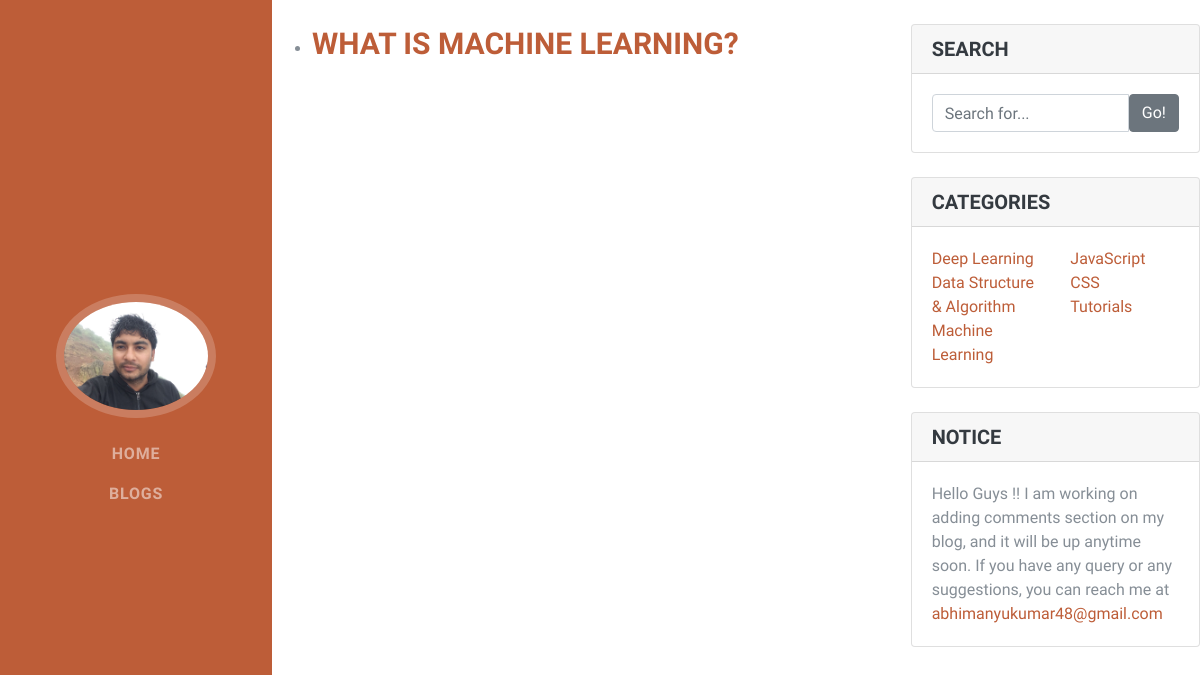
/blog, run on an earlier commit of the app's database.
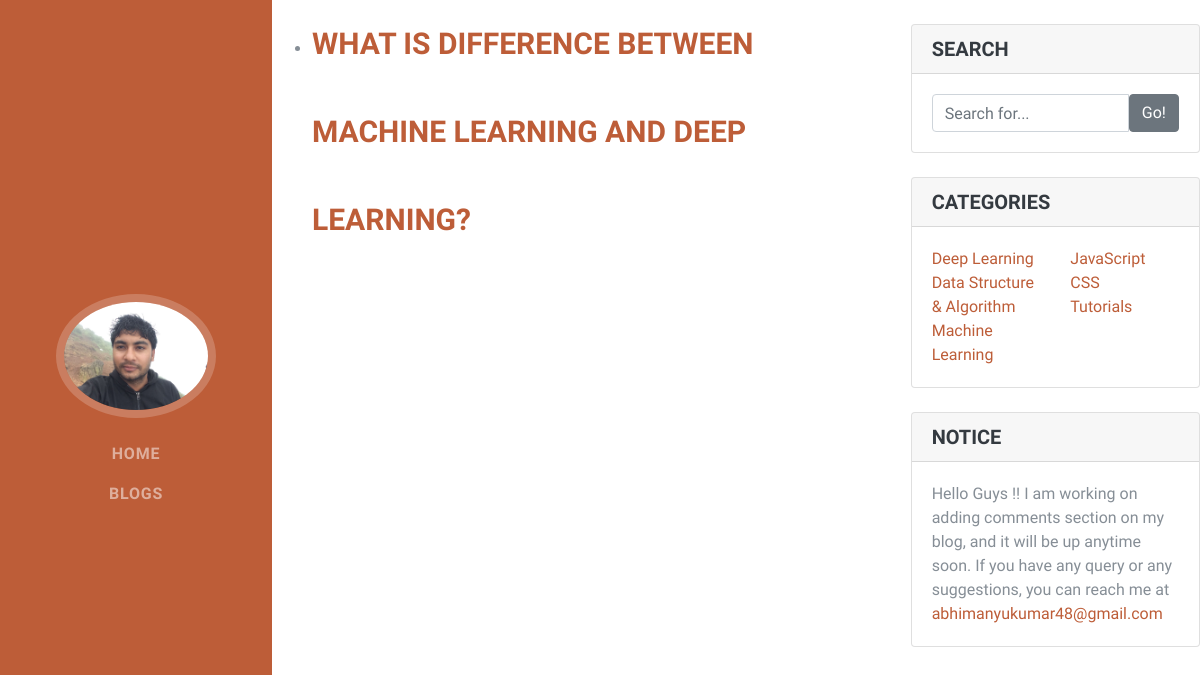
And on a later commit of the database.
### blog/models.py (models this page shows, shortened)
class Post(models.Model):
    author = models.ForeignKey('auth.User', on_delete=models.CASCADE)
    title = models.CharField(max_length=500)
    text = models.TextField()
    created_date = models.DateTimeField(default=timezone.now)
    published_date = models.DateTimeField(blank=True, null=True)

### blog/views.py (the view)
# urls.py: path('', views.all_blogs, name = 'all_blogs'),
def all_blogs(request):
	posts = Post.objects.filter(published_date__lte=timezone.now()).order_by('published_date')
	return render(request, 'blog/index.html', {'posts':posts})

### blog/templates/blog/index.html
{% extends 'blog/base.html' %}
{% block content %}
<ul>
    {% for post in posts %}
    <li>
        <div class="my-auto">
            <h1 class="mb-0" style="font-size:30px;"><a href="{% url 'blog_detail' pk=post.pk %}">{{ post.title }}</a>
            </h1>
        </div>
    </li>
    {% endfor %}
</ul>
{% endblock %}

### blog/templates/blog/base.html (shortened to what this page needs)
{% load static %}
<html lang="en">
    <head>
        <link rel="stylesheet" href="https://maxcdn.bootstrapcdn.com/bootstrap/4.1.3/css/bootstrap.min.css">
        <link href="{% static 'resume/css/all.min.css' %}" rel="stylesheet">
        <link href="{% static 'blog/css/blog-post.css' %}" rel="stylesheet">
        <link href="{% static 'resume/css/resume.min.css' %}" rel="stylesheet">
    </head>
    <body id="page-top">
        <nav class="navbar navbar-expand-lg navbar-dark bg-primary fixed-top" id="sideNav">
            <a class="navbar-brand js-scroll-trigger" href="#page-top">
                <span class="d-none d-lg-block">
                    <img class="img-fluid img-profile rounded-circle mx-auto mb-2" src="{% static 'resume/img/abhi_profile.jpg' %}" alt="">
                </span>
            </a>
            <div class="collapse navbar-collapse" id="navbarSupportedContent">
                <ul class="navbar-nav">
                    <li class="nav-item">
                        <a class="nav-link js-scroll-trigger" href="/">Home</a>
                    </li>
                    <li class="nav-item">
                        <a class="nav-link js-scroll-trigger" href="{% url 'all_blogs' %}">Blogs</a>
                    </li>
                </ul>
            </div>
        </nav>
        <div class="container-fluid p-0">
            <div class="row">
                <div class="col-lg-8">
                    {% block content %}
                    {% endblock %}
                </div>
                <div class="col-md-4">
                    <div class="card my-4">
                        <h5 class="card-header">Search</h5>
                        <div class="card-body">
                            <div class="input-group">
                                <input type="text" class="form-control" placeholder="Search for...">
                                <span class="input-group-btn">
                                    <button class="btn btn-secondary" type="button">Go!</button>
                                </span>
                            </div>
                        </div>
                    </div>
                    <div class="card my-4">
                        <h5 class="card-header">Categories</h5>
                        <div class="card-body">
                            <div class="row">
                                <div class="col-lg-6">
                                    <ul class="list-unstyled mb-0">
                                        <li>
                                            <a href="#">Deep Learning</a>
                                        </li>
                                        <li>
                                            <a href="#">Data Structure &amp; Algorithm</a>
                                        </li>
                                        <li>
                                            <a href="#">Machine Learning</a>
                                        </li>
                                    </ul>
                                </div>
                                <div class="col-lg-6">
                                    <ul class="list-unstyled mb-0">
                                        <li>
                                            <a href="#">JavaScript</a>
                                        </li>
                                        <li>
                                            <a href="#">CSS</a>
                                        </li>
                                        <li>
                                            <a href="#">Tutorials</a>
                                        </li>
                                    </ul>
                                </div>
                            </div>
                        </div>
                    </div>
                    <div class="card my-4">
                        <h5 class="card-header">Notice</h5>
                        <div class="card-body">
                            Hello Guys !! I am working on adding comments section on my blog, and it will be up anytime soon. If you have any query or any suggestions, you can reach me at <a href="mailto:name@email.com">abhimanyukumar48@gmail.com</a>
                        </div>
                    </div>
                </div>
            </div>
        </div>
    </body>
</html>

### blog/static/blog/css/blog-post.css (style rules this page uses)
body { padding-top: 5px; }
@media (min-width: 992px) { body { padding-top: 56px; } }

What changed in the data, as far as the page shows it:
changed Post: title "WHAT IS MACHINE LEARNING?" → "WHAT IS DIFFERENCE BETWEEN MACHINE LEARNING AND DEEP LEARNING?"
